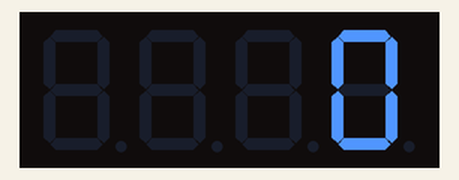
A sketch run on a simulated Arduino Uno, built with avr-gcc and run on an emulated ATmega328P. Parts: 4-digit seven-segment display.

Above: at 0.19 s.
At 5.0 s:
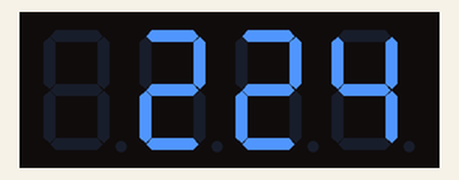
At 9.82 s:
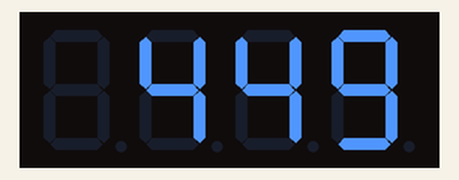
At 19.78 s:
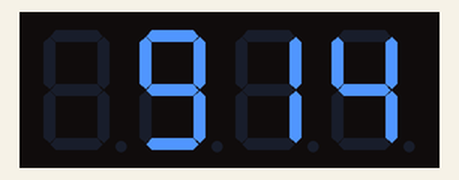
At 29.7 s:
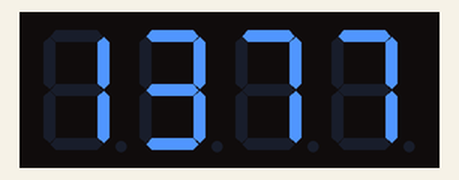
At 39.67 s:
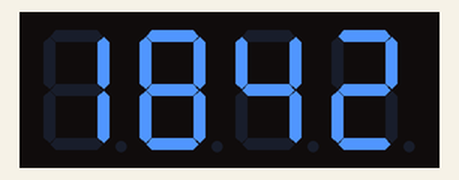

The sketch:

4_digit_LCD_score_template.ino
```cpp
#include <TM1637TinyDisplay.h>


// Define Digital Pins
#define DIO 2
#define CLK 3


// Initialize TM1637TinyDisplay
TM1637TinyDisplay display(CLK, DIO);

// set the starting score
int score = 0;

void setup() {
  // put your setup code here, to run once:
  display.setBrightness(BRIGHT_LOW);
}

void loop() {
  display.showNumber(score);
  score++;
}
```
